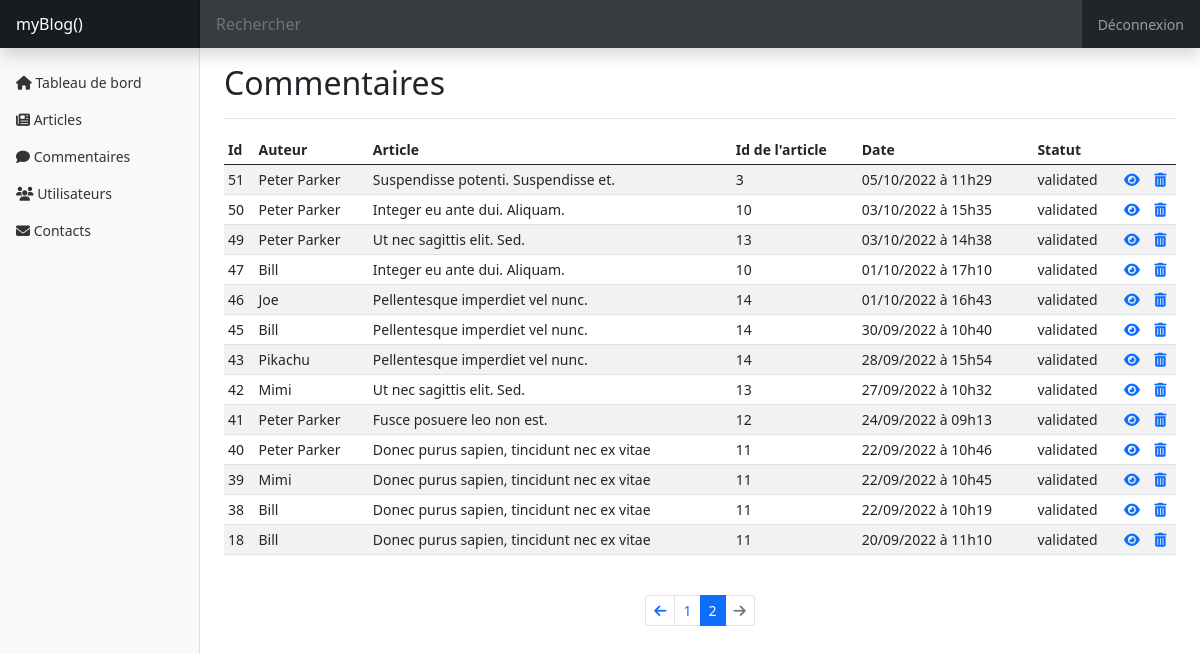
Screenshot of /index.php?action=comments&page=2 (signed in) with the database file from the repository.
### tables this page shows
CREATE TABLE `comments` (
  `id` int(11) NOT NULL,
  `post_id` int(11) NOT NULL,
  `parent_comment_id` int(11) DEFAULT NULL,
  `author` varchar(255) NOT NULL,
  `comment` text NOT NULL,
  `comment_date` datetime NOT NULL,
  `status` enum('validated','not_validated','waiting_for_validation') NOT NULL DEFAULT 'not_validated'
);

### src/controllers/admin/ViewAllCommentsController.php (called while the page is built, shortened)
<?php
class ViewAllCommentsController
{
    public function execute()
    {
        $globals = new Globals();
        $get = $globals->getGET();
        $commentRepository = new CommentRepository();
        $commentRepository->connection = new DatabaseConnection();
        $comments = $commentRepository->getComments();
        if (isset($get['page']) && !empty($get['page'])) {
            $currentPage = (int) strip_tags($get['page']);
        } else {
            $currentPage = 1;
        }
        $commentsNb = count($comments);
        $perPage = 15;
        $pages = ceil($commentsNb / $perPage);
        $offset = ($currentPage * $perPage) - $perPage;
        $comments = array_slice($comments, $offset, $perPage);
        $postRepository = new PostRepository();
        $postRepository->connection = new DatabaseConnection();
        $posts = $postRepository->getPosts();
        foreach ($comments as $comment) {
            $postTitle = "L'article a été supprimé.";
            foreach ($posts as $post) {
                if ($comment->postId == $post->id) {
                    $postTitle = $post->title;
                }
            }
            $commentsWithPostTitle[] = [$comment, $postTitle];
        }
        require 'templates/admin/comment.php';
    }
}

### src/lib/DatabaseConnection.php (called while the page is built, shortened)
<?php
class DatabaseConnection
{
    public ?\PDO $database = null;
    public function getConnection(): \PDO
    {
        if ($this->database === null) {
            $this->database = new \PDO('mysql:host=localhost;dbname=P5_myBlog;charset=utf8', 'root', '');
        }
        return $this->database;
    }
}

### src/repository/CommentRepository.php (called while the page is built, shortened)
<?php
class CommentRepository
{
    public DatabaseConnection $connection;
    public function getComments(): array
    {
        $statement = $this->connection->getConnection()->query(
            "SELECT id, post_id, parent_comment_id, author, comment, DATE_FORMAT(comment_date, '%d/%m/%Y à %Hh%i') AS french_creation_date, status
            FROM comments
            ORDER BY comment_date DESC"
        );
        $comments = [];
        while ($row = $statement->fetch()) {
            $comment = new Comment(
                $row['id'],
                $row['post_id'],
                $row['parent_comment_id'],
                $row['author'],
                $row['comment'],
                $row['french_creation_date'],
                $row['status']
            );
            $comments[] = $comment;
        }
        return $comments;
    }
}

### src/lib/Globals.php (called while the page is built, shortened)
<?php
class Globals
{
    private $GET;
    public function __construct()
    {
        $this->GET = filter_input_array(INPUT_GET) ?? null;
    }
    public function getGET(string $key = null)
    {
        return $this->GET;
    }
}

### src/repository/PostRepository.php (called while the page is built, shortened)
<?php
class PostRepository
{
    public DatabaseConnection $connection;
    public function getPosts(): array
    {
        $statement = $this->connection->getConnection()->query(
            "SELECT id, title, chapo, content, author,
            DATE_FORMAT(creation_date, '%d/%m/%Y à %Hh%i') AS french_creation_date,
            DATE_FORMAT(modification_date, '%d/%m/%Y à %Hh%i') AS french_modification_date
            FROM posts
            ORDER BY creation_date DESC"
        );
        $posts = [];
        while ($row = $statement->fetch()) {
            $post = new Post(
                $row['id'],
                $row['title'],
                $row['chapo'],
                $row['content'],
                $row['author'],
                $row['french_creation_date'],
                $row['french_modification_date']
            );
            $posts[] = $post;
        }
        return $posts;
    }
}

### src/model/post.php (called while the page is built, shortened)
<?php
class Post
{
    public function __construct(
        string $id,
        string $title,
        string $chapo,
        string $content,
        string $author,
        string $frenchCreationDate,
        ?string $frenchModificationDate
    ) {
        $this->title = $title;
    }
}

### src/model/comment.php (called while the page is built, shortened)
<?php
class Comment
{
    public function __construct(
        string $id,
        string $postId,
        ?string $parentCommentId,
        string $author,
        string $comment,
        string $frenchCreationDate,
        string $status
    ) {
        $this->id = $id;
        $this->postId = $postId;
        $this->author = $author;
        $this->frenchCreationDate = $frenchCreationDate;
        $this->status = $status;
    }
}

### templates/admin/comment.php (the view, shortened to what this page needs)
<main class="col-md-9 ms-sm-auto col-lg-10 px-md-4">
    <div class="pt-3 pb-2 mb-3 border-bottom">
        <h1 class="h2">Commentaires</h1>
    </div>
    <div class="table-responsive">
        <table class="table table-striped table-sm">
            <thead>
                <tr>
                    <th scope="col">Id</th>
                    <th scope="col">Auteur</th>
                    <th scope="col">Article</th>
                    <th scope="col">Id de l'article</th>
                    <th scope="col">Date</th>
                    <th scope="col">Statut</th>
                    <th scope="col"></th>
                    <th scope="col"></th>
                </tr>
            </thead>
            <tbody>
                <?php foreach ($commentsWithPostTitle as $comment) { ?>
                    <tr>
                        <td><?= $comment[0]->id ?></td>
                        <td><?= $comment[0]->author ?></td>
                        <td><?= $comment[1] ?></td>
                        <td><?= $comment[0]->postId ?></td>
                        <td><?= $comment[0]->frenchCreationDate ?></td>
                        <td><?= $comment[0]->status ?></td>
                        <td><a href="index.php?action=viewComment&id=<?= urlencode($comment[0]->id) ?>" class="text-decoration-none fa-solid fa-eye"></a></td>
                        <td><a href="" data-bs-toggle="modal" data-bs-target="#deleteComment-<?= urlencode($comment[0]->id) ?>" class="text-decoration-none fa-solid fa-trash-can"></a></td>
                    </tr>
                <?php } ?>
            </tbody>
        </table>
    </div>
    <nav aria-label="Pagination">
        <ul class="pagination justify-content-center my-4 pagination-sm">
            <li class="page-item <?= ($currentPage == 1) ? "disabled" : "" ?>">
                <a class="page-link" href="index.php?action=comments&page=<?= urlencode($currentPage) - 1 ?>" aria-label="Previous">
                    <span class="fa-solid fa-arrow-left" aria-hidden="true"></span>
                </a>
            </li>
            <?php for ($page = 1; $page <= $pages; $page++) : ?>
                <li class="page-item <?= ($currentPage == $page) ? "active" : "" ?>" aria-current="page">
                    <a class="page-link" href="index.php?action=comments&page=<?= urlencode($page) ?>"><?= $page ?></a>
                </li>
            <?php endfor ?>
            <li class="page-item <?= ($currentPage == $pages) ? "disabled" : "" ?>">
                <a class="page-link" href="index.php?action=comments&page=<?= urlencode($currentPage) + 1 ?>" aria-label="Next">
                    <span class="fa-solid fa-arrow-right" aria-hidden="true"></span>
                </a>
            </li>
        </ul>
    </nav>
</main>
<?php
require 'templates/admin/layout.php';
?>

### css/dashboard.css (style rules this page uses)
body { font-size: .875rem; }
th { cursor: pointer; }

### rows the page displays
comments: id "51", author "Peter Parker", comment "Suspendisse potenti. Suspendisse et.", post "3", frenchCreationDate "05/10/2022 à 11h29", status "validated"
comments: id "50", author "Peter Parker", comment "Integer eu ante dui. Aliquam.", post "10", frenchCreationDate "03/10/2022 à 15h35", status "validated"
comments: id "49", author "Peter Parker", comment "Ut nec sagittis elit. Sed.", post "13", frenchCreationDate "03/10/2022 à 14h38", status "validated"
comments: id "47", author "Bill", comment "Integer eu ante dui. Aliquam.", post "10", frenchCreationDate "01/10/2022 à 17h10", status "validated"
comments: id "46", author "Joe", comment "Pellentesque imperdiet vel nunc.", post "14", frenchCreationDate "01/10/2022 à 16h43", status "validated"
comments: id "45", author "Bill", comment "Pellentesque imperdiet vel nunc.", post "14", frenchCreationDate "30/09/2022 à 10h40", status "validated"
comments: id "43", author "Pikachu", comment "Pellentesque imperdiet vel nunc.", post "14", frenchCreationDate "28/09/2022 à 15h54", status "validated"
comments: id "42", author "Mimi", comment "Ut nec sagittis elit. Sed.", post "13", frenchCreationDate "27/09/2022 à 10h32", status "validated"
comments: id "41", author "Peter Parker", comment "Fusce posuere leo non est.", post "12", frenchCreationDate "24/09/2022 à 09h13", status "validated"
comments: id "40", author "Peter Parker", comment "Donec purus sapien, tincidunt nec ex vitae", post "11", frenchCreationDate "22/09/2022 à 10h46", status "validated"
comments: id "39", author "Mimi", comment "Donec purus sapien, tincidunt nec ex vitae", post "11", frenchCreationDate "22/09/2022 à 10h45", status "validated"
comments: id "38", author "Bill", comment "Donec purus sapien, tincidunt nec ex vitae", post "11", frenchCreationDate "22/09/2022 à 10h19", status "validated"
comments: id "18", author "Bill", comment "Donec purus sapien, tincidunt nec ex vitae", post "11", frenchCreationDate "20/09/2022 à 11h10", status "validated"
